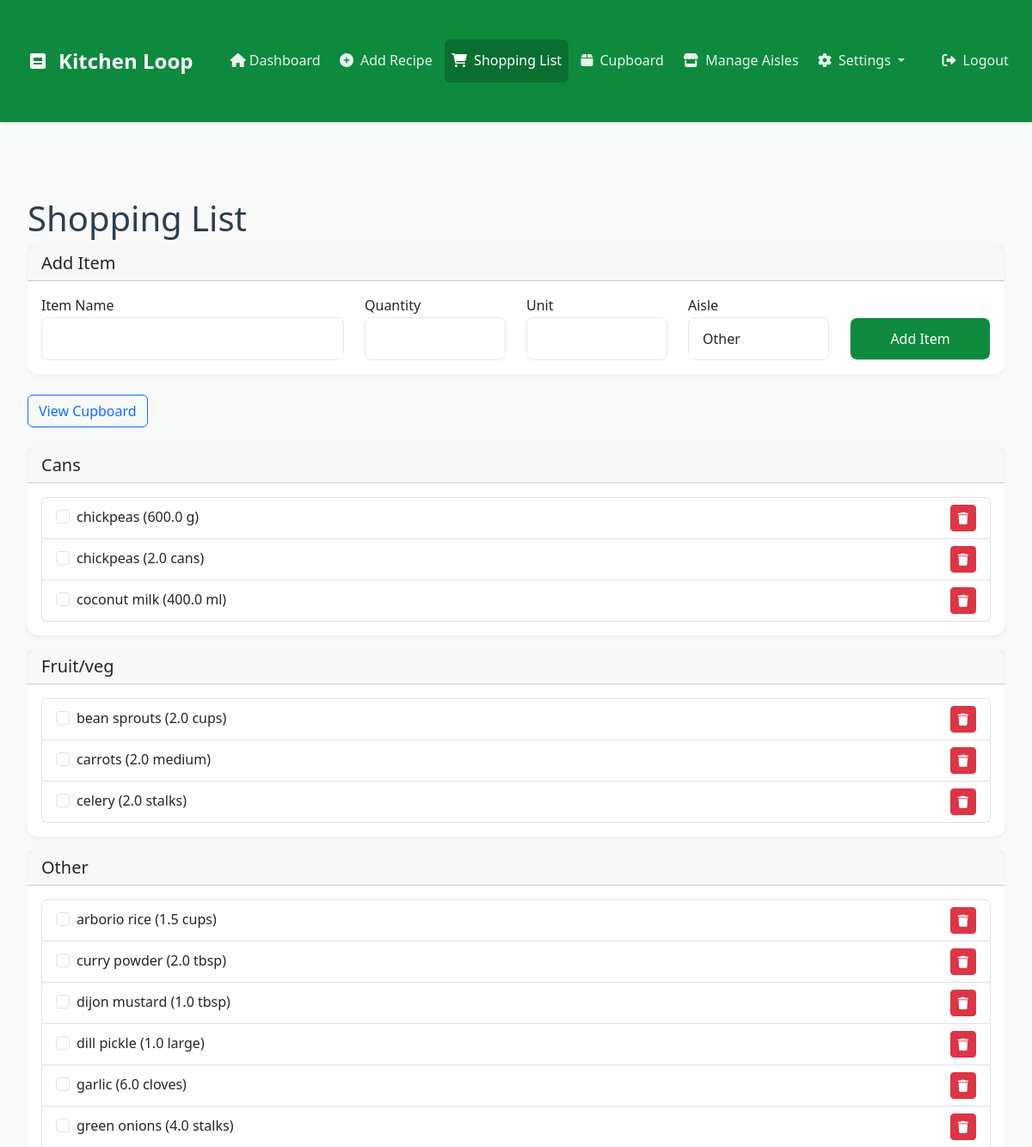
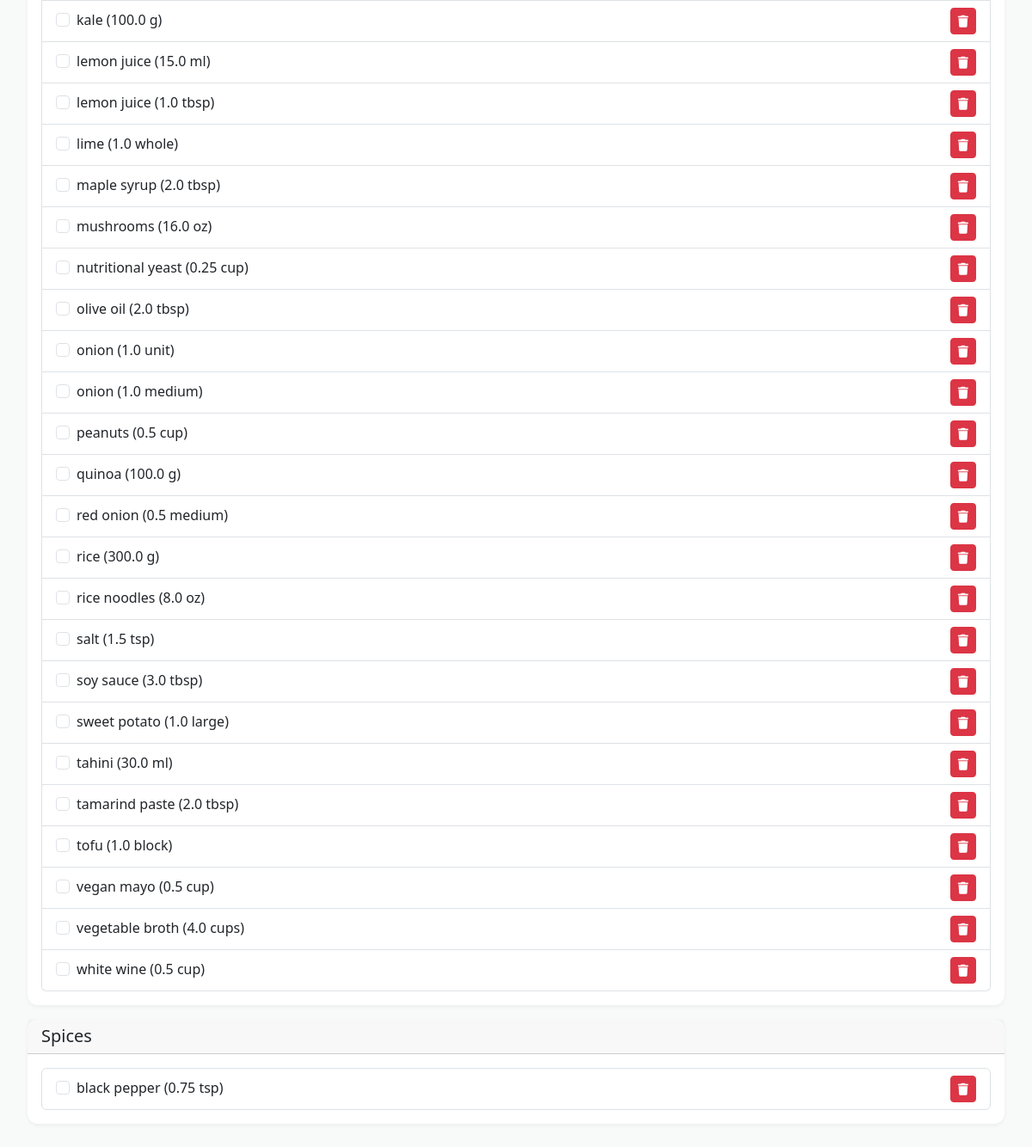
/shopping-list (signed in), run on the app's committed database (2 pictures, top to bottom).
### app.py (models this page shows, shortened)
class ShoppingListItem(db.Model):
    id = db.Column(db.Integer, primary_key=True)
    account_id = db.Column(db.Integer, db.ForeignKey('account.id'), nullable=False)
    name = db.Column(db.String(100), nullable=False)
    quantity = db.Column(db.Float)
    unit = db.Column(db.String(20))
    aisle = db.Column(db.String(50))
    is_checked = db.Column(db.Boolean, default=False, nullable=False)
    updated_at = db.Column(db.DateTime, default=datetime.utcnow, onupdate=datetime.utcnow)

### app.py (the view, shortened to what this page needs)
@app.route('/shopping-list', methods=['GET', 'POST'])
@login_required
def shopping_list():
    app.logger.debug("[DEBUG-shopping-list] Entered shopping_list route")
    account = current_user.accounts.first()
    if not account:
        flash('No account found. Please create an account first.', 'error')
        return redirect(url_for('dashboard'))
    items = ShoppingListItem.query.filter_by(account_id=account.id).order_by(ShoppingListItem.aisle, ShoppingListItem.name).all()
    app.logger.debug(f"[DEBUG-shopping-list] Items fetched from DB: {[ (item.id, item.name, item.quantity, item.unit, item.aisle) for item in items ]}")
    items_by_aisle = {}
    for item in items:
        aisle = item.aisle or 'Other'
        if aisle not in items_by_aisle:
            items_by_aisle[aisle] = []
        items_by_aisle[aisle].append(item)
    app.logger.debug(f"[DEBUG-shopping-list] items_by_aisle: {items_by_aisle}")
    aisles = sorted(set(item.aisle for item in items if item.aisle))
    return render_template('shopping_list.html', items_by_aisle=items_by_aisle, aisles=aisles)

### app.py (called while the page is built)
@login_manager.user_loader
def load_user(user_id):
    return User.query.get(int(user_id))

### templates/shopping_list.html (shortened to what this page needs)
{% extends 'base.html' %}
{% block content %}
<div class="container mt-4">
    <h1>Shopping List</h1>
    <div class="card mb-4">
        <div class="card-header">
            <h5 class="mb-0">Add Item</h5>
        </div>
        <div class="card-body">
            <form action="{{ url_for('add_shopping_item') }}" method="POST">
                <div class="row">
                    <div class="col-md-4">
                        <div class="form-group">
                            <label for="name">Item Name</label>
                            <input type="text" class="form-control" id="name" name="name" required>
                        </div>
                    </div>
                    <div class="col-md-2">
                        <div class="form-group">
                            <label for="quantity">Quantity</label>
                            <input type="number" class="form-control" id="quantity" name="quantity" step="0.1">
                        </div>
                    </div>
                    <div class="col-md-2">
                        <div class="form-group">
                            <label for="unit">Unit</label>
                            <input type="text" class="form-control" id="unit" name="unit">
                        </div>
                    </div>
                    <div class="col-md-2">
                        <div class="form-group">
                            <label for="aisle">Aisle</label>
                            <select class="form-control" id="aisle" name="aisle">
                                <option value="">Other</option>
                            </select>
                        </div>
                    </div>
                    <div class="col-md-2">
                        <div class="form-group">
                            <label>&nbsp;</label>
                            <button type="submit" class="btn btn-primary form-control">Add Item</button>
                        </div>
                    </div>
                </div>
            </form>
        </div>
    </div>
    <div class="mb-4">
        <a href="{{ url_for('cupboard') }}" class="btn btn-outline-primary">View Cupboard</a>
    </div>
    <div id="shopping-list-container">
        {% if items_by_aisle %}
            {% for aisle, items in items_by_aisle.items() %}
            <div class="card mb-3">
                <div class="card-header">
                    <h5 class="mb-0">{{ aisle }}</h5>
                </div>
                <div class="card-body">
                    <ul class="list-group">
                        {% for item in items %}
                        <li class="list-group-item d-flex justify-content-between align-items-center">
                            <div class="form-check">
                                <input class="form-check-input item-checkbox" type="checkbox"
                                       id="item-{{ item.id }}"
                                       data-item-id="{{ item.id }}"
                                       {% if item.is_checked %}checked="checked"{% endif %}>
                                <label class="form-check-label {% if item.is_checked %}text-muted text-decoration-line-through{% endif %}"
                                       for="item-{{ item.id }}">
                                    {{ item.name }}
                                    {% if item.quantity %}
                                        ({{ item.quantity }}{% if item.unit %} {{ item.unit }}{% endif %})
                                    {% endif %}
                                </label>
                            </div>
                            <button class="btn btn-sm btn-danger delete-item" data-item-id="{{ item.id }}">
                                <i class="fas fa-trash"></i>
                            </button>
                        </li>
                        {% endfor %}
                    </ul>
                </div>
            </div>
            {% endfor %}
        {% else %}
            <div class="alert alert-info">
                Your shopping list is empty. Add items manually or generate a list from your meal plan.
            </div>
        {% endif %}
    </div>
</div>
{% endblock %}

### templates/base.html (style rules this page uses)
:root { --brand-primary: #0E8A3E; --brand-secondary: #0A6E31; --brand-light: #E8F5E9; --brand-dark: #064023; --text-primary: #2C3E50; --text-secondary: #596775; --background-light: #F8FAF9; }
body { background-color: var(--background-light); font-family: 'Segoe UI', Tahoma, Geneva, Verdana, sans-serif; color: var(--text-primary); line-height: 1.6; }
.card { border: none; border-radius: 12px; box-shadow: 0 2px 4px rgba(0,0,0,0.05); transition: transform 0.2s ease, box-shadow 0.2s ease; background-color: white; margin-bottom: 1.5rem; }
.btn-primary { background-color: var(--brand-primary); border: none; padding: 0.75rem 1.5rem; font-weight: 500; border-radius: 8px; transition: all 0.3s ease; }
.form-control { padding: 0.75rem 1rem; border-radius: 8px; border: 1px solid #E2E8F0; font-size: 1rem; transition: all 0.3s ease; }
.container { max-width: 1200px; padding: 2rem 1rem; }

### data on the page
ShoppingListItem: aisle "Cans", name "chickpeas", quantity "600.0", unit "g"
ShoppingListItem: name "chickpeas", quantity "2.0", unit "cans"
ShoppingListItem: name "coconut milk", quantity "400.0", unit "ml"
ShoppingListItem: aisle "Fruit/veg", name "bean sprouts", quantity "2.0", unit "cups"
ShoppingListItem: name "carrots", quantity "2.0", unit "medium"
ShoppingListItem: name "celery", quantity "2.0", unit "stalks"
ShoppingListItem: aisle "Other", name "arborio rice", quantity "1.5", unit "cups"
ShoppingListItem: name "curry powder", quantity "2.0", unit "tbsp"
ShoppingListItem: name "dijon mustard", quantity "1.0", unit "tbsp"
ShoppingListItem: name "dill pickle", quantity "1.0", unit "large"
ShoppingListItem: name "garlic", quantity "6.0", unit "cloves"
ShoppingListItem: name "green onions", quantity "4.0", unit "stalks"
ShoppingListItem: name "kale", quantity "100.0", unit "g"
ShoppingListItem: name "lemon juice", quantity "15.0", unit "ml"
ShoppingListItem: name "lemon juice", quantity "1.0", unit "tbsp"
ShoppingListItem: name "lime", quantity "1.0", unit "whole"
ShoppingListItem: name "maple syrup", quantity "2.0", unit "tbsp"
ShoppingListItem: name "mushrooms", quantity "16.0", unit "oz"
ShoppingListItem: name "nutritional yeast", quantity "0.25", unit "cup"
ShoppingListItem: name "olive oil", quantity "2.0", unit "tbsp"
ShoppingListItem: name "onion", quantity "1.0", unit "unit"
ShoppingListItem: name "onion", quantity "1.0", unit "medium"
ShoppingListItem: name "peanuts", quantity "0.5", unit "cup"
ShoppingListItem: name "quinoa", quantity "100.0", unit "g"
ShoppingListItem: name "red onion", quantity "0.5", unit "medium"
ShoppingListItem: name "rice", quantity "300.0", unit "g"
ShoppingListItem: name "rice noodles", quantity "8.0", unit "oz"
ShoppingListItem: name "salt", quantity "1.5", unit "tsp"
ShoppingListItem: name "soy sauce", quantity "3.0", unit "tbsp"
ShoppingListItem: name "sweet potato", quantity "1.0", unit "large"
ShoppingListItem: name "tahini", quantity "30.0", unit "ml"
ShoppingListItem: name "tamarind paste", quantity "2.0", unit "tbsp"
ShoppingListItem: name "tofu", quantity "1.0", unit "block"
ShoppingListItem: name "vegan mayo", quantity "0.5", unit "cup"
ShoppingListItem: name "vegetable broth", quantity "4.0", unit "cups"
ShoppingListItem: name "white wine", quantity "0.5", unit "cup"
ShoppingListItem: aisle "Spices", name "black pepper", quantity "0.75", unit "tsp"
